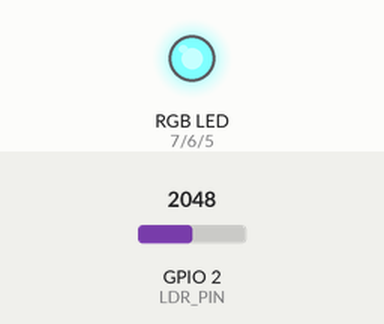
Recording of a sketch running on a simulated ESP32-S3. Parts: an RGB LED mixed from three pins (HIGH = lit). The inputs (shaded band) are chosen by the test bench; at power-on: GPIO 2 (LDR_PIN) = 2048.

Above: at 1.2 s.
1.3 s: GPIO 2 (LDR_PIN) set to 2866
At 2.5 s:
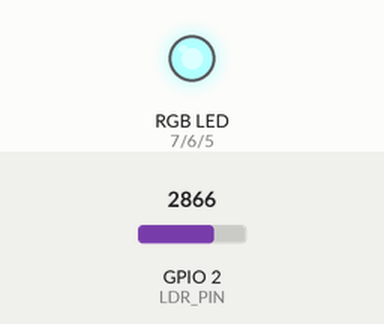
2.8 s: GPIO 2 (LDR_PIN) set to 3603
At 3.3 s:
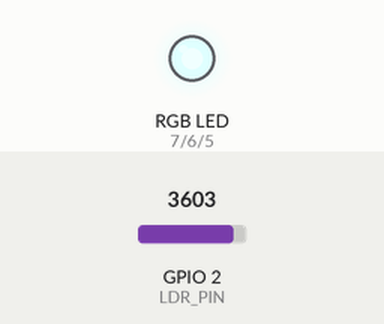
4.3 s: GPIO 2 (LDR_PIN) set to 491
At 4.9 s:
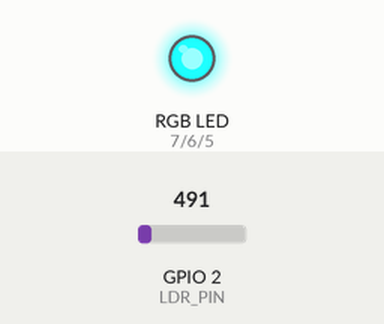
5.8 s: GPIO 2 (LDR_PIN) set to 0
At 6.9 s:
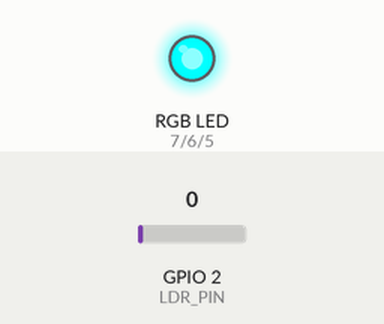
7.3 s: GPIO 2 (LDR_PIN) set to 2047
At 8.5 s:
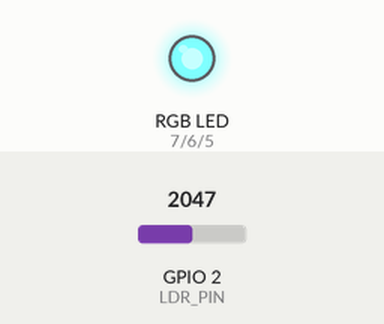
Timing chart, 0 to 9.8 s (numbered marks = the images above; inputs shaded):
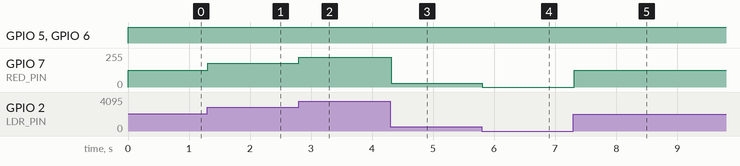

Measured:
- after the input at 1.3 s, GPIO 7 (RED_PIN): 127/255 → 177/255 at once
- after the input at 2.8 s, GPIO 7 (RED_PIN): 177/255 → 223/255 at once
- after the input at 4.3 s, GPIO 7 (RED_PIN): 223/255 → 30/255 at once
- after the input at 5.8 s, GPIO 7 (RED_PIN): 30/255 → 0/255 at once
- after the input at 7.3 s, GPIO 7 (RED_PIN): 0/255 → 127/255 at once

The sketch:

SolasSense-Code.ino
```cpp
#define RED_PIN   7
#define GREEN_PIN 6
#define BLUE_PIN  5

#define LDR_PIN 2

void setup() {
  pinMode(RED_PIN, OUTPUT);
  pinMode(GREEN_PIN, OUTPUT);
  pinMode(BLUE_PIN, OUTPUT);

  ledcAttachPin(RED_PIN, 0);
  ledcAttachPin(GREEN_PIN, 1);
  ledcAttachPin(BLUE_PIN, 2);

  ledcSetup(0, 5000, 8);
  ledcSetup(1, 5000, 8);
  ledcSetup(2, 5000, 8);
}

void loop() {
  int light = analogRead(LDR_PIN);

  int brightness = map(light, 0, 4095, 255, 0);
  brightness = constrain(brightness, 0, 255);


  setColor(brightness, 0, 0);   // red glow
  delay(20);
}

void setColor(int r, int g, int b) {
  ledcWrite(0, 255 - r);
  ledcWrite(1, 255 - g);
  ledcWrite(2, 255 - b);
}
```
